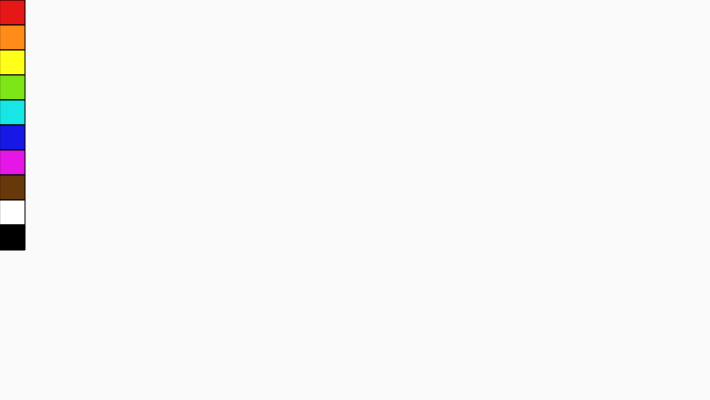
Frame 1 (no input)
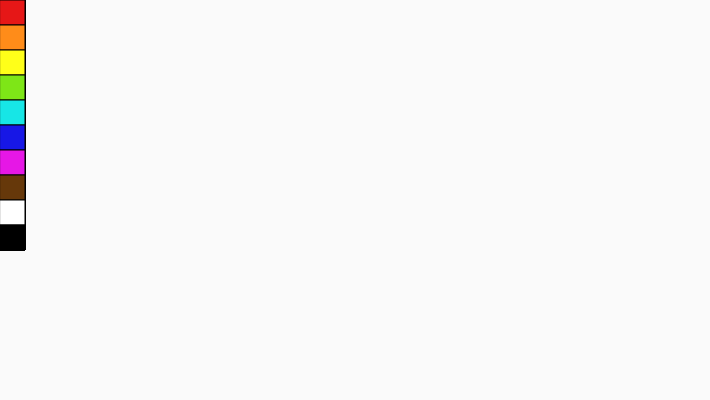
Frame 60 (no input)
Frame 120 (the mouse pressed at the canvas centre since frame 60): identical to frame 60, image omitted

The p5.js sketch that drew these frames (run headless with seeded random() and noise() and a simulated clock; from frame 60 on, the mouse is pressed at the canvas centre):

// p5.js sketch
// ── sketch.js
let lineHue;
let lineSat;
let lineBright;

function setup() {
  createCanvas(710, 400);
  colorMode(HSB);
  background(255,0,98); 
}

function draw() {
  push();
  stroke(255,255,0);
  strokeWeight(1);
  fill(0,90,90);
  square(0,0,25);
  fill(30,90,180);
  square(0,25,25);
  fill(60,90,150);
  square(0,50,25);
  fill(90,90,90);
  square(0,75,25);
  fill(180,90,90);
  square(0,100,25);
  fill(240,90,90);
  square(0,125,25);
  fill(300,90,90);
  square(0,150,25);
  fill(30,90,40);
  square(0,175,25);
  fill(255,0,255);
  square(0,200,25);
  fill(255,255,0);
  square(0,225,25);
  pop();
}

function mouseClicked() {
  if(mouseX <= 25) {
    if(mouseY <= 25) {
      lineHue = 0;
      lineSat = 90;
      lineBright = 90;
    }
    else if(mouseY > 25 && mouseY <= 50) {
      lineHue = 30;
      lineSat = 90;
      lineBright = 180;
    }
    else if(mouseY > 50 && mouseY <= 75) {
      lineHue = 60;
      lineSat = 90;
      lineBright = 150;
    }
    else if(mouseY > 75 && mouseY <= 100) {
      lineHue = 90;
      lineSat = 90;
      lineBright = 90;
    }
    else if(mouseY > 100 && mouseY <= 125) {
      lineHue = 180;
      lineSat = 90;
      lineBright = 90;
    }
    else if(mouseY > 125 && mouseY <= 150) {
      lineHue = 240;
      lineSat = 90;
      lineBright = 90;
    }
    else if(mouseY > 150 && mouseY <= 175) {
      lineHue = 300;
      lineSat = 90;
      lineBright = 90;
    }
    else if(mouseY > 175 && mouseY <= 200) {
      lineHue = 30;
      lineSat = 90;
      lineBright = 40;
    }
    else if(mouseY > 200 && mouseY <= 225) {
      lineHue = 255;
      lineSat = 0;
      lineBright = 255;
    }
    else if(mouseY > 225 && mouseY <= 250) {
      lineHue = 255;
      lineSat = 255;
      lineBright = 0;
    }
  }
}
function mouseDragged() {
  strokeWeight(10);
  stroke(lineHue, lineSat, lineBright);
  line(pmouseX, pmouseY, mouseX, mouseY);
}
